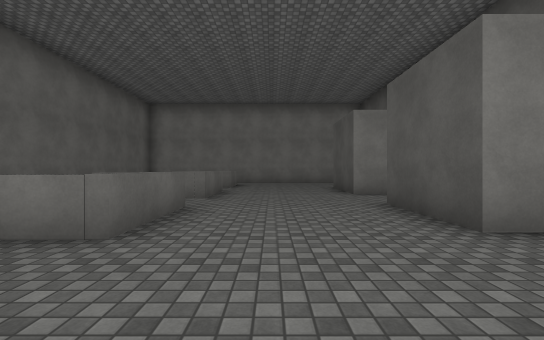
view 1 (above)

13 first-person views from a walk through a 3-D level made in the Unity game engine. The camera is 1.3 m above the floor, looks level and sees 90° across. The floor is counted in squares, 2 m on a side. Each view is taken from the middle of a square. On the plan, view 1 faces up. The plan holds only what a view shows up to about 9 squares ahead; the rest is blank. The place goes on beyond the plan. The player is left out. Surface patterns are stand-ins for the level's own textures.

view 2
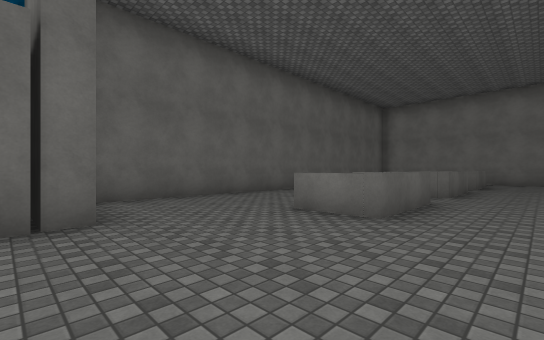

view 3
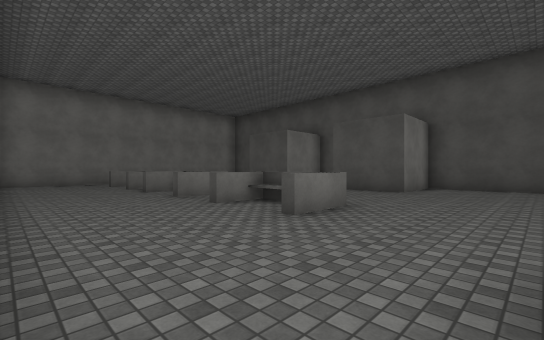

view 4
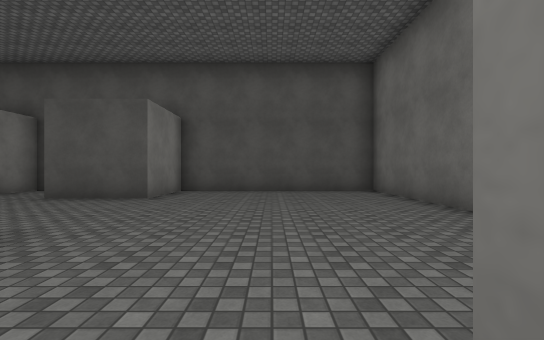

view 5
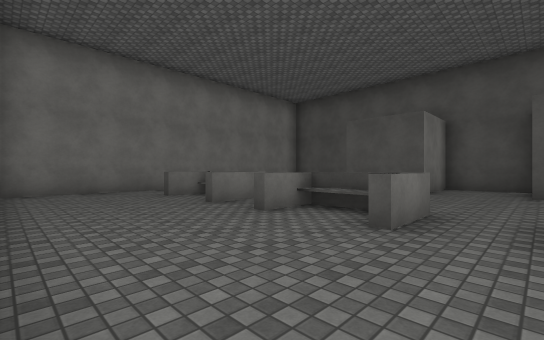

view 6
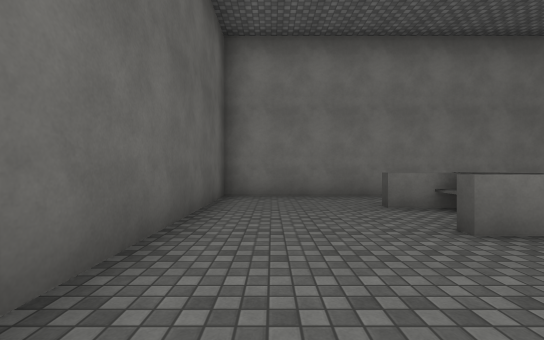

view 7
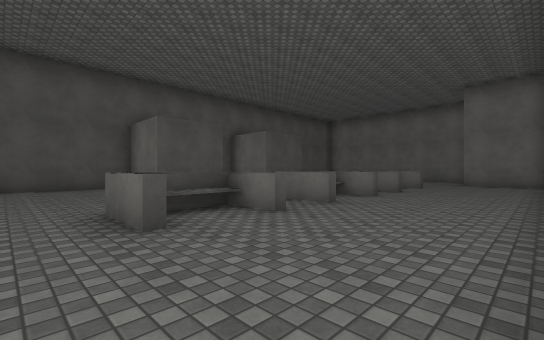

view 8
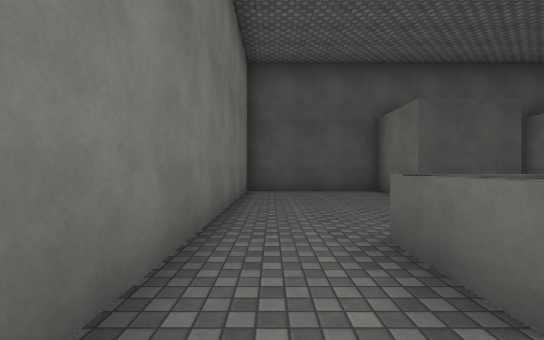

view 9
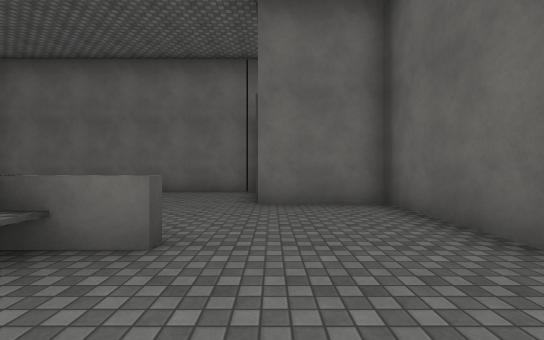

view 10
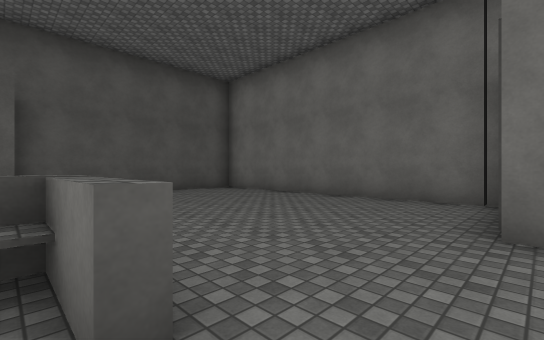

view 11
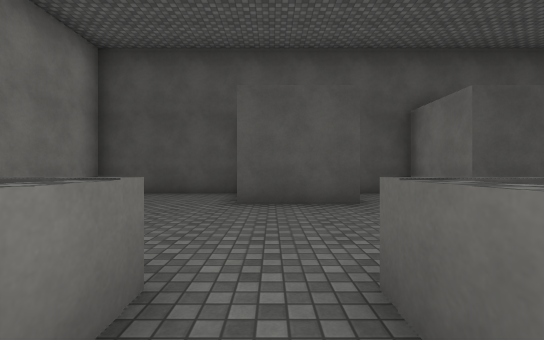

view 12
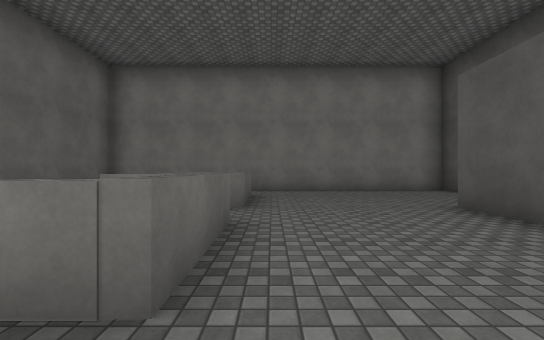

view 13
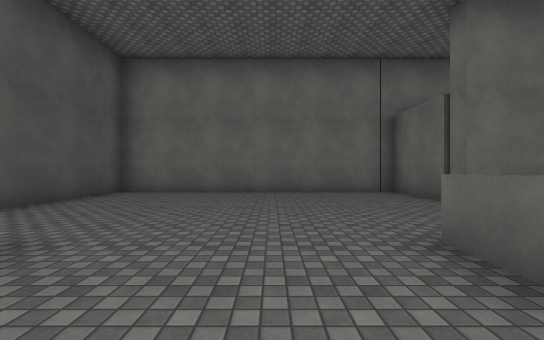

### Floor plan
Key: @ floor where view 1 was taken; # wall or solid block; . floor; = window, fence, low wall or low ledge; ^ raised ledge.
Columns run from 7 left of view 1 to 5 right of it. Each row starts with its distance up from view 1.
 14 #############
 13 #...........#
 12 #...=^......#
 11 #....^......#
 10 #...=^......#
  9 #......... ##
  8 #...=^.... ##
  7 #....^......#
  6 #...=^......#
  5 #...^^....###
  4 #....^.... ##
  3 #...=^....###
  2 #...........#
  1 #...........#
  0 #......@....#
 -1 ####........#
 -2    #........#
 -3    #........#
 -4    ##########

Where each view was taken, in squares from view 1:
view 1: 0 up, 0 right, facing up
view 2: 1 down, 0 right, facing up-left
view 3: 0 up, 6 left, facing up-right
view 4: 0 up, 4 left, facing right
view 5: 5 up, 6 left, facing up-right
view 6: 7 up, 5 left, facing up
view 7: 13 up, 6 left, facing down-right
view 8: 13 up, 4 left, facing right
view 9: 5 up, 4 left, facing down
view 10: 3 up, 4 left, facing down-right
view 11: 9 up, 3 left, facing right
view 12: 5 up, 1 left, facing up
view 13: 5 up, 0 right, facing down
